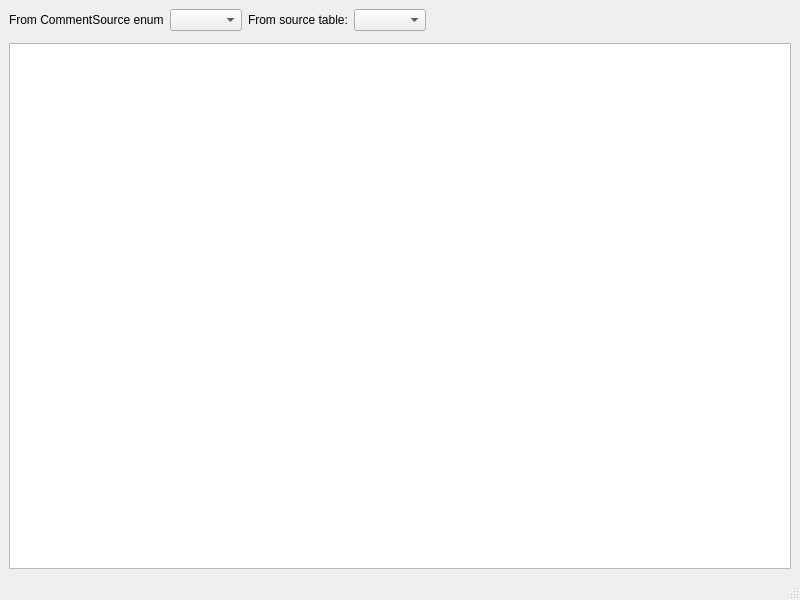
<?xml version="1.0" encoding="UTF-8"?>
<ui version="4.0">
 <class>commentsTest</class>
 <widget class="QMainWindow" name="commentsTest">
  <property name="geometry">
   <rect>
    <x>0</x>
    <y>0</y>
    <width>800</width>
    <height>600</height>
   </rect>
  </property>
  <property name="windowTitle">
   <string>Comments Test</string>
  </property>
  <widget class="QWidget" name="centralwidget">
   <layout class="QGridLayout" name="gridLayout">
    <item row="2" column="0" colspan="5">
     <widget class="XTextEdit" name="_show"/>
    </item>
    <item row="0" column="0">
     <widget class="QLabel" name="_byIdLit">
      <property name="text">
       <string>From CommentSource enum</string>
      </property>
     </widget>
    </item>
    <item row="0" column="3">
     <widget class="XComboBox" name="_byStr"/>
    </item>
    <item row="0" column="4">
     <spacer name="horizontalSpacer_2">
      <property name="orientation">
       <enum>Qt::Horizontal</enum>
      </property>
      <property name="sizeHint" stdset="0">
       <size>
        <width>111</width>
        <height>20</height>
       </size>
      </property>
     </spacer>
    </item>
    <item row="0" column="1">
     <widget class="XComboBox" name="_byId"/>
    </item>
    <item row="0" column="2">
     <widget class="QLabel" name="_byStrLit">
      <property name="text">
       <string>From source table:</string>
      </property>
     </widget>
    </item>
    <item row="1" column="0" colspan="5">
     <widget class="Comments" name="_widget"/>
    </item>
   </layout>
  </widget>
  <widget class="QMenuBar" name="menubar">
   <property name="geometry">
    <rect>
     <x>0</x>
     <y>0</y>
     <width>800</width>
     <height>22</height>
    </rect>
   </property>
  </widget>
  <widget class="QStatusBar" name="statusbar"/>
 </widget>
 <customwidgets>
  <customwidget>
   <class>Comments</class>
   <extends>QWidget</extends>
   <header>comments.h</header>
  </customwidget>
  <customwidget>
   <class>XComboBox</class>
   <extends>QComboBox</extends>
   <header>xcombobox.h</header>
  </customwidget>
  <customwidget>
   <class>XTextEdit</class>
   <extends>QTextEdit</extends>
   <header>xtextedit.h</header>
  </customwidget>
 </customwidgets>
 <resources/>
 <connections/>
</ui>
